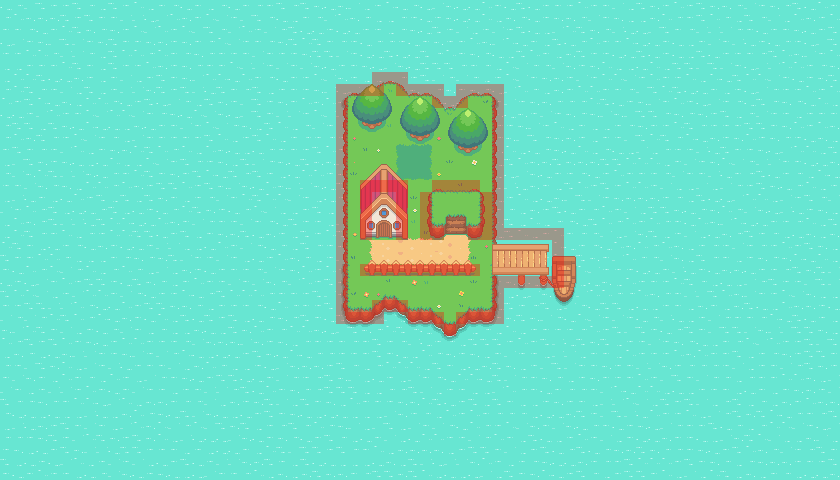

Tiled map render using the project's own tile images. Description and the map definition, with tile-layer contents summarised, below:
An orthogonal 70x40 tile map with 12x12 px tiles, 12 tile layers (mar, ilha, trilha, area de batalha, ...), 2 tilesets.

<map version="1.10" tiledversion="1.10.1" orientation="orthogonal" renderorder="right-down" width="70" height="40" tilewidth="12" tileheight="12" infinite="0" nextlayerid="13" nextobjectid="1">
 <tileset firstgid="1" source="Tileset Assets.tsx" />
 <tileset firstgid="1025" name="collisionTileset" tilewidth="12" tileheight="12" tilecount="1" columns="1">
  <image source="../Tilesets/collision.png" width="12" height="12" />
 </tileset>
 <layer id="1" name="mar" width="70" height="40">
  <data>[2800 cells, 2800 non-empty, 9 distinct tile ids]</data>
 </layer>
 <layer id="2" name="ilha" width="70" height="40">
  <data>[2800 cells, 321 non-empty, 114 distinct tile ids]</data>
 </layer>
 <layer id="6" name="trilha" width="70" height="40">
  <data>[2800 cells, 34 non-empty, 12 distinct tile ids]</data>
 </layer>
 <layer id="7" name="area de batalha" width="70" height="40">
  <data>[2800 cells, 9 non-empty, 9 distinct tile ids]</data>
 </layer>
 <layer id="8" name="grama e flores" width="70" height="40">
  <data>[2800 cells, 36 non-empty, 25 distinct tile ids]</data>
 </layer>
 <layer id="9" name="cerca" width="70" height="40">
  <data>[2800 cells, 10 non-empty, 4 distinct tile ids]</data>
 </layer>
 <layer id="10" name="doca" width="70" height="40">
  <data>[2800 cells, 48 non-empty, 48 distinct tile ids]</data>
 </layer>
 <layer id="5" name="arvores" width="70" height="40">
  <data>[2800 cells, 16 non-empty, 8 distinct tile ids]</data>
 </layer>
 <layer id="3" name="montanha" width="70" height="40">
  <data>[2800 cells, 34 non-empty, 34 distinct tile ids]</data>
 </layer>
 <layer id="4" name="casa" width="70" height="40">
  <data>[2800 cells, 22 non-empty, 22 distinct tile ids]</data>
 </layer>
 <layer id="11" name="Collisions" width="70" height="40" opacity="0.34">
  <data>[2800 cells, 115 non-empty, 1 distinct tile ids]</data>
 </layer>
 <layer id="12" name="Personanagem pode passar por tras" width="70" height="40">
  <data>[2800 cells, 50 non-empty, 24 distinct tile ids]</data>
 </layer>
</map>
